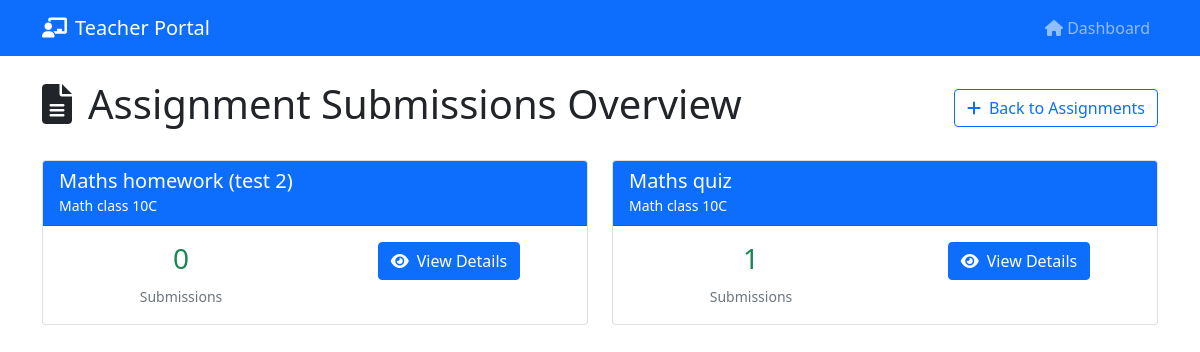
/teacher/submissions (signed in), run on the app's committed database.
### tables this page shows
CREATE TABLE assignments (
    id INTEGER PRIMARY KEY AUTOINCREMENT,
    title TEXT NOT NULL,
    description TEXT,
    class_id INTEGER,
    teacher_id INTEGER,
    due_date DATETIME,
    total_marks INTEGER DEFAULT 100,
    assignment_type TEXT DEFAULT 'assignment',
    status TEXT DEFAULT 'active',
    created_at TIMESTAMP DEFAULT CURRENT_TIMESTAMP,
    file_path TEXT,
    original_filename TEXT,
    points INTEGER,
    allow_late_submission INTEGER DEFAULT 0,
    FOREIGN KEY (class_id) REFERENCES classes (id),
    FOREIGN KEY (teacher_id) REFERENCES users (id)
);

### routes/teacher.py (the view)
@teacher_bp.route('/submissions')
def submissions():
    if 'role' not in session or session['role'] != 'teacher':
        return redirect(url_for('auth.login'))
    assignment_id = request.args.get('assignment_id')
    teacher_id = session.get('user_id')
    if assignment_id:
        conn = get_db()
        cur = conn.cursor()
        try:
            cur.execute('''
                SELECT a.id, a.title, c.name as class_name
                FROM assignments a
                JOIN classes c ON a.class_id = c.id
                WHERE a.id = ? AND a.teacher_id = ?
            ''', (assignment_id, teacher_id))
            assignment = cur.fetchone()
            if not assignment:
                flash('Assignment not found or access denied', 'error')
                return redirect(url_for('teacher.submissions'))
            cur.execute('''
                SELECT s.id, s.student_id, u.name as student_name, s.original_filename,
                       s.submitted_on, s.file_path
                FROM submissions s
                JOIN users u ON s.student_id = u.id
                WHERE s.assignment_id = ?
                ORDER BY s.submitted_on DESC
            ''', (assignment_id,))
            submissions = []
            for row in cur.fetchall():
                submissions.append({
                    'id': row[0],
                    'student_id': row[1],
                    'student_name': row[2],
                    'filename': row[3],
                    'submitted_on': row[4],
                    'file_exists': os.path.exists(os.path.join(os.getcwd(), row[5])) if row[5] else False
                })
            return render_template('teacher/assignment_submissions.html',
                                 assignment=assignment, submissions=submissions)
        except Exception as e:
            flash(f'Error loading submissions: {str(e)}', 'error')
            return redirect(url_for('teacher.submissions'))
        finally:
            conn.close()
    else:
        conn = get_db()
        cur = conn.cursor()
        try:
            cur.execute('''
                SELECT a.id, a.title, a.class_id, c.name as class_name,
                       COUNT(s.id) as submission_count
                FROM assignments a
                LEFT JOIN classes c ON a.class_id = c.id
                LEFT JOIN submissions s ON a.id = s.assignment_id
                WHERE a.teacher_id = ?
                GROUP BY a.id, a.title, a.class_id, c.name
                ORDER BY a.created_at DESC
            ''', (teacher_id,))
            assignments = cur.fetchall()
            return render_template('teacher/submissions_overview.html', assignments=assignments)
        except Exception as e:
            flash(f'Error loading submissions: {str(e)}', 'error')
            return redirect(url_for('teacher.homework'))
        finally:
            conn.close()

### routes/teacher.py (called while the page is built)
def get_db():
    return sqlite3.connect('users.db')

### templates/teacher/submissions_overview.html (shortened to what this page needs)
<!DOCTYPE html>
<html lang="en">
<head>
    <link href="https://cdn.jsdelivr.net/npm/bootstrap@5.1.3/dist/css/bootstrap.min.css" rel="stylesheet">
    <link href="https://cdnjs.cloudflare.com/ajax/libs/font-awesome/6.0.0/css/all.min.css" rel="stylesheet">
</head>
<body>
    <nav class="navbar navbar-expand-lg navbar-dark bg-primary">
        <div class="container">
            <a class="navbar-brand" href="{{ url_for('teacher.dashboard') }}">
                <i class="fas fa-chalkboard-teacher me-2"></i>Teacher Portal
            </a>
            <div class="navbar-nav ms-auto">
                <a class="nav-link" href="{{ url_for('teacher.dashboard') }}">
                    <i class="fas fa-home"></i> Dashboard
                </a>
            </div>
        </div>
    </nav>
    <div class="container mt-4">
        <div class="d-flex justify-content-between align-items-center mb-4">
            <h1><i class="fas fa-file-alt me-3"></i>Assignment Submissions Overview</h1>
            <a href="{{ url_for('teacher.homework') }}" class="btn btn-outline-primary">
                <i class="fas fa-plus me-2"></i>Back to Assignments
            </a>
        </div>
        {% if assignments %}
        <div class="row">
            {% for assignment in assignments %}
            <div class="col-md-6 mb-4">
                <div class="card h-100">
                    <div class="card-header bg-primary text-white">
                        <h5 class="card-title mb-0">{{ assignment[1] }}</h5>
                        <small>{{ assignment[3] }}</small>
                    </div>
                    <div class="card-body">
                        <div class="row text-center">
                            <div class="col-6">
                                <h3 class="text-success">{{ assignment[4] }}</h3>
                                <small class="text-muted">Submissions</small>
                            </div>
                            <div class="col-6">
                                <a href="{{ url_for('teacher.submissions', assignment_id=assignment[0]) }}"
                                   class="btn btn-primary">
                                    <i class="fas fa-eye me-2"></i>View Details
                                </a>
                            </div>
                        </div>
                    </div>
                </div>
            </div>
            {% endfor %}
        </div>
        {% endif %}
    </div>
</body>
</html>

### data on the page
assignments: title "Maths homework (test 2)", assignment "Math class 10C", allow_late_submission "0"
assignments: title "Maths quiz", assignment "Math class 10C", assignment "1"
